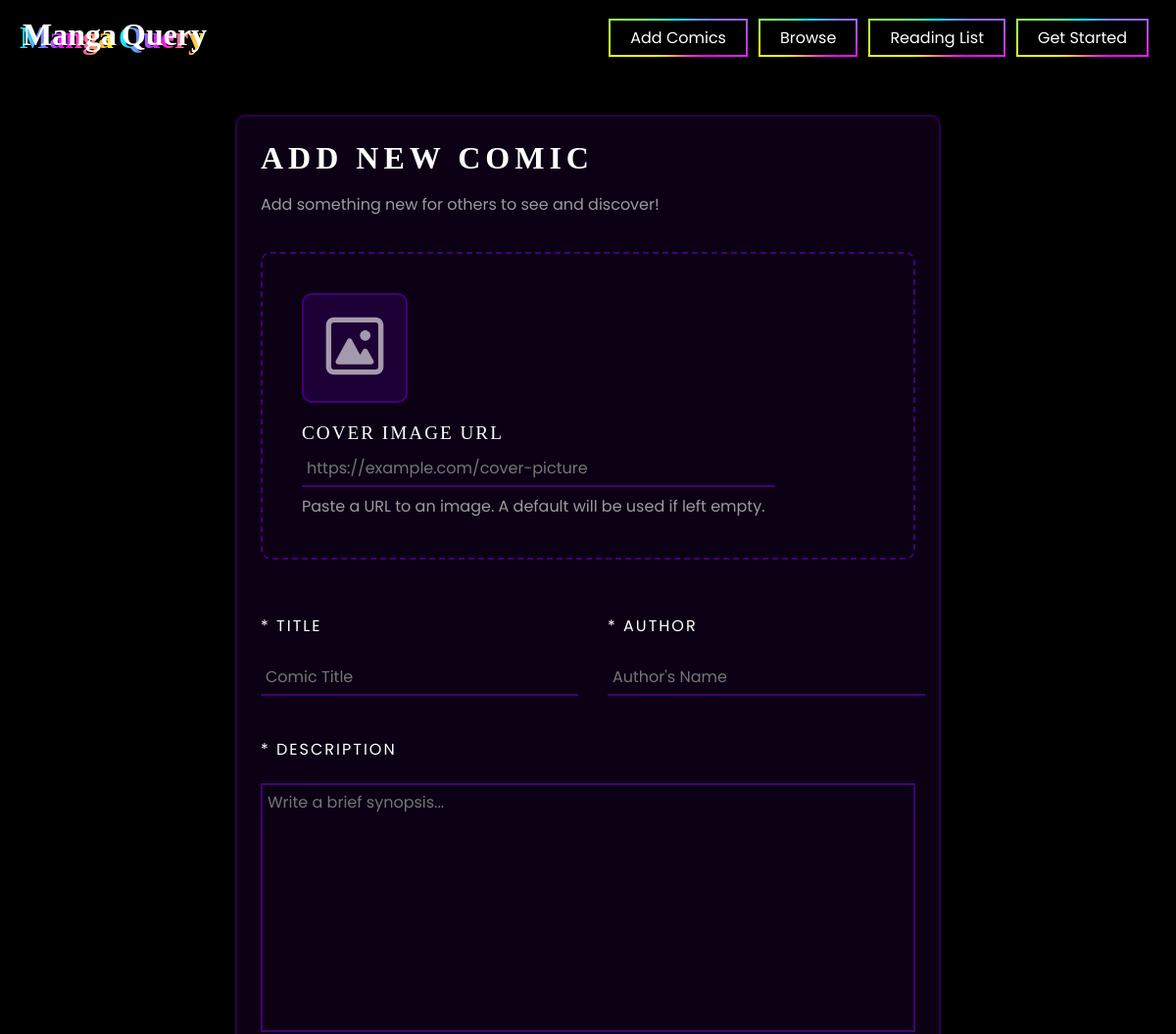
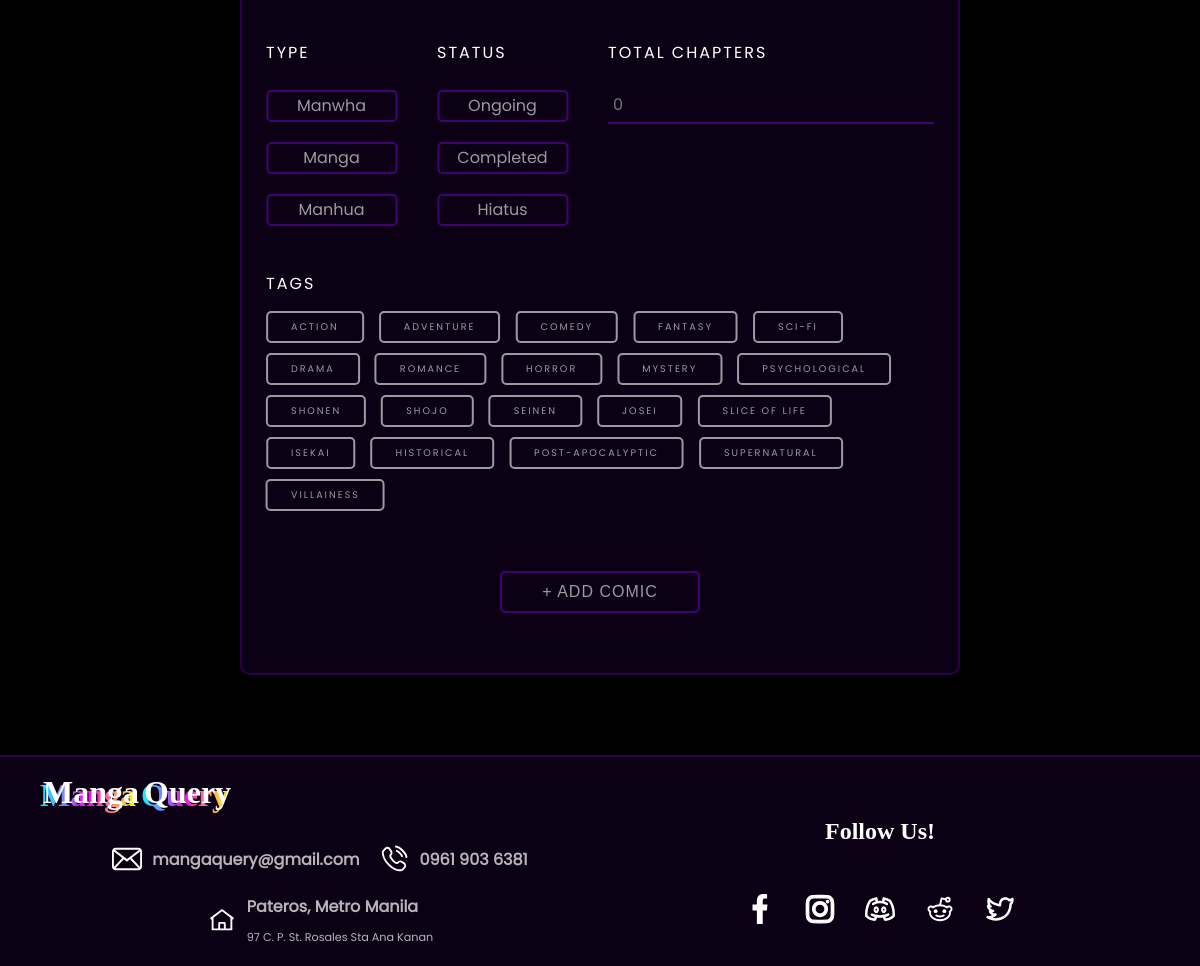
The app's page /add-comic (signed in) with its own data (2 pictures, top to bottom).
### tables this page shows
CREATE TABLE comic_type(
    comic_type_id INTEGER PRIMARY KEY AUTOINCREMENT,
    type_name TEXT NOT NULL
);

CREATE TABLE comic_status(
    comic_status_id INTEGER PRIMARY KEY AUTOINCREMENT,
    status_name TEXT NOT NULL
);

CREATE TABLE tags(
    tags_id INTEGER PRIMARY KEY AUTOINCREMENT,
    tags_name TEXT NOT NULL
);

### app.py (the view)
@app.route("/add-comic", methods=["POST", "GET"])
@login_required
def add_comic():
    if request.method == "POST":
        image = request.form.get("image-url")
        title = request.form.get("title")
        author = request.form.get("author")
        description = request.form.get("description")
        selected_type = request.form.get("type")
        status = request.form.get("status")
        num_chapters = request.form.get("num_chapters")
        selected_tags = request.form.getlist("add-tag")
        status_id = None
        type_id = None
        if (
            not title
            or not description
            or not num_chapters
            or not image
            or not status
            or not selected_type
            or not author
            or not selected_tags
        ):
            flash("Missing Details, Please Complete the Needed Input")
            return redirect("/add-comic")
        try:
            existing_comic = db_execute(
                "SELECT comic_id FROM comics WHERE title = ?", title
            )
            if existing_comic:
                flash("Comic already exists", "error")
                return redirect("/add-comic")
            status_id = db_execute(
                "SELECT * FROM comic_status WHERE status_name = ?", status
            )
            type_id = db_execute(
                "SELECT * FROM comic_type WHERE type_name = ?", selected_type
            )
            if not status_id or not type_id:
                flash("Invalid Input, Please Try Again")
                return redirect("/add-comic")
            status_id = status_id[0]["comic_status_id"]
            type_id = type_id[0]["comic_type_id"]
        except Exception as e:
            print(f"Unexpected error: {e}")
            flash("An internal error occurred.")
            return redirect("/add-comic")
        try:
            db_execute(
                "INSERT OR IGNORE INTO comics (title, comic_description, num_of_chapters , cover_image, comic_type_id, comic_status_id) VALUES(?, ?, ?, ?, ?, ?)",
                title,
                description,
                num_chapters,
                image,
                type_id,
                status_id,
            )
            db_execute(
                "INSERT OR IGNORE INTO authors (name) VALUES (?)",
                author,
            )
        except Exception as e:
            print(f"Unexpected error: {e}")
            flash("An internal error occurred.")
            return redirect("/add-comic")
        try:
            author_id = db_execute("SELECT * FROM authors WHERE name = ?", author)
            comic_id = db_execute("SELECT * FROM comics WHERE title = ?", title)
            if not author_id or not comic_id:
                flash("Author or Comic Not Found")
                return redirect("/add-comic")
            author_id = author_id[0]["author_id"]
            comic_id = comic_id[0]["comic_id"]
            db_execute(
                "INSERT OR IGNORE INTO author_works (author_id , comic_id) VALUES(? , ?)",
                author_id,
                comic_id,
            )
        except Exception as e:
            print(f"Unexpected error: {e}")
            flash("An internal error occurred.")
            return redirect("/add-comic")
        try:
            for tag in selected_tags:
                comic_tags_id = db_execute(
                    "SELECT * FROM tags WHERE tags_name = ?", tag
                )
                if not comic_tags_id:
                    flash("Invalid Comic Tag")
                    return redirect("/add-comic")
                comic_tags_id = comic_tags_id[0]["tags_id"]
                db_execute(
                    "INSERT OR IGNORE INTO comic_tags (comic_id , tags_id) VALUES(? , ?)",
                    comic_id,
                    comic_tags_id,
                )
        except Exception as e:
            print(f"Unexpected error: {e}")
            flash("An internal error occurred.")
            return redirect("/add-comic")
        return redirect("/add-comic")
    else:
        comic_type = db_execute("SELECT type_name FROM comic_type")
        comic_status = db_execute("SELECT status_name FROM comic_status")
        comic_tags = db_execute("SELECT tags_name FROM tags")
        return render_template(
            "add_comics.html",
            tags=comic_tags,
            comic_type=comic_type,
            comic_status=comic_status,
        )

### app.py (called while the page is built)
def login_required(f):
    @wraps(f)
    def decorated_function(*args, **kwargs):
        if session.get("user_id") is None:
            return redirect("/login")
        return f(*args, **kwargs)
    return decorated_function

def get_db_connection():
    conn = sqlite3.connect("manga_query.db")
    conn.row_factory = sqlite3.Row
    return conn

def db_execute(q, *args):
    conn = get_db_connection()
    try:
        cursor = conn.execute(q, args)
        conn.commit()
        if q.strip().upper().startswith("SELECT"):
            return cursor.fetchall()
        return None
    finally:
        conn.close()

### templates/add_comics.html (shortened to what this page needs)
{% extends 'layout.html' %} {% block title %}MangaQuery{% endblock%} {% block
styles %}
<link
  rel="stylesheet"
  href="{{ url_for('static', filename='/add_comic.css') }}"
/>
{% endblock%} {% block main %}
<div class="add-comic">
  <form class="add-comic" action="/add-comic" method="POST">
    <div class="add-comic-title">
      <h3>Add New Comic</h3>
      <p>Add something new for others to see and discover!</p>
    </div>
    <div class="add-picture">
      <div class="picture">
      </div>
      <div class="add-picture-info">
        <h4>Cover Image URL</h4>
        <input
          type="text"
          name="image-url"
          placeholder="https://example.com/cover-picture"
        />
        <p>Paste a URL to an image. A default will be used if left empty.</p>
      </div>
    </div>
    <div class="add-comic-details">
      <div class="details-wrapper">
        <div>
          <label for="add-title">* Title</label>
          <input
            type="text"
            id="add-title"
            name="title"
            placeholder="Comic Title"
          />
        </div>
        <div>
          <label for="add-author">* Author</label>
          <input
            type="text"
            id="add-author"
            name="author"
            placeholder="Author's Name"
            required
          />
        </div>
      </div>
      <div>
        <label for="add-description">* Description</label>
        <textarea
          id="add-description"
          name="description"
          placeholder="Write a brief synopsis..."
          required
        ></textarea>
      </div>
      <div class="more-details">
        <div>
          <label for="add-type">Type</label>
          <div>
            {% for type in comic_type %}
            <div class="choices">
              <input
                name="type"
                id="add-type"
                type="radio"
                value="{{type.type_name}}"
              />
              <p>{{type.type_name}}</p>
            </div>
            {% endfor %}
          </div>
        </div>
        <div>
          <label for="add-status">Status</label>
          <div>
            {% for status in comic_status %}
            <div class="choices">
              <input
                name="status"
                id="add-status"
                type="radio"
                value="{{status.status_name}}"
              />
              <p>{{status.status_name}}</p>
            </div>
            {% endfor %}
          </div>
        </div>
        <div>
          <label for="add-num-chapters">Total Chapters</label>
          <input
            type="number"
            name="num_chapters"
            id="add-num-chapters"
            min="0"
            placeholder="0"
          />
        </div>
      </div>
      <div>
        <label>Tags</label>
        <div class="button-group">
          {% for tag in tags %}
          <div class="choices-button">
            <input
              type="checkbox"
              name="add-tag"
              value="{{tag.tags_name}}"
              id="tag-{{loop.index}}"
              class="hidden-checkbox"
            />
            <label for="tag-{{ loop.index }}" class="custom-button">
              {{tag.tags_name}}
            </label>
          </div>
          {% endfor %}
        </div>
      </div>
    </div>
    <button type="submit">+ Add Comic</button>
  </form>
</div>
{%endblock%}

### templates/layout.html (shortened to what this page needs)
<!doctype html>
<html lang="en">
  <head>
    <link
      rel="stylesheet"
      href="{{ url_for('static', filename='/index.css') }}"
    />
    {% block styles %} {% endblock %}
  </head>
  <body>
    <nav>
      <a href="/">
        <div class="title">
          <h2>Manga</h2>
          <span>Query</span>
        </div>
      </a>
      <div class="nav-buttons-container">
        <div class="nav-button-wrapper">
          <button class="login" onclick="window.location.href = '/add-comic'">
            Add Comics
          </button>
        </div>
        <div class="nav-button-wrapper">
          <button class="browse" onclick="window.location.href = '/browse'">
            Browse
          </button>
        </div>
        <div class="nav-button-wrapper">
          <button class="list" onclick="window.location.href = '/reading-list'">
            Reading List
          </button>
        </div>
        <div class="nav-button-wrapper">
          <button
            class="get-started"
            onclick="window.location.href = '/register'"
          >
            Get Started
          </button>
        </div>
      </div>
    </nav>
    <main>{% block main%} {%endblock%}</main>
    <footer>
      <div class="footer-info">
        <div>
          <div class="title">
            <h2>Manga</h2>
            <span>Query</span>
          </div>
          <div class="contact-info">
            <div>
              <h5>mangaquery@gmail.com</h5>
            </div>
            <div>
              <h5>0961 903 6381</h5>
            </div>
            <div class="address">
              <div>
                <h5>Pateros, Metro Manila</h5>
                <p>97 C. P. St. Rosales Sta Ana Kanan</p>
              </div>
            </div>
          </div>
        </div>
      </div>
      <div class="social-media">
        <h3>Follow Us!</h3>
        <div>
          <button
            class="facebook"
            data-social="Facebook"
            aria-label="'Follow us on Facebook"
            style="--accent-color: #19478a"
          >
          </button>
          <button
            class="instagram"
            aria-label="'Follow us on Instagram"
            data-social="Instagram"
            style="--accent-color: #dc2b7a"
          >
          </button>
          <button
            class="discord"
            aria-label="'Follow us on Discord"
            data-social="Discord"
            style="--accent-color: #5865f1"
          >
          </button>
          <button
            class="reddit"
            data-social="Reddit"
            aria-label="'Follow us on Reddit"
            style="--accent-color: #ff4501"
          >
          </button>
          <button
            class="twitter"
            data-social="Twitter"
            aria-label="'Follow us on Twitter"
            style="--accent-color: #01aeef"
          >
          </button>
        </div>
      </div>
    </footer>
  </body>
</html>

### static/index.css (style rules this page uses)
body { background-color: #000000; margin: 0; padding: 0; }
.nav-buttons-container { margin-right: 10px; display: flex; gap: 15px; }
.nav-button-wrapper::before, .nav-button-wrapper::after { position: absolute; padding: 2px; content: ""; width: 100%; height: 100%; background-image: conic-gradient( from var(--angle), #00ffff, #ff00ff, #ffff00, #00ffff ); top: 50; right: 50; transform: translateX(50%), translateY(50%); z-index: 0; animation: spin 5s linear infinite; animation-play-state: paused; }
.nav-button-wrapper::after { opacity: 0; filter: blur(10px); }
.title { display: flex; gap: 5px; }
.title h2, .title span { font-size: clamp(2rem, 2vw, 2.5rem); font-weight: 900; font-family: Verdana; margin: 0; background-image: linear-gradient(to right, #00ffff, #ff00ff, #ffff00); background-clip: text; color: transparent; text-shadow: 3px -3px 0 white; }
.footer-info, .social-media { flex: 1; }
.footer-info div { display: flex; font-family: "Poppins"; flex-direction: column; }
.footer-info .title { flex-direction: row; margin-bottom: 30px; }
.footer-info .contact-info { display: flex; flex-direction: row; justify-content: center; gap: 20px; flex-wrap: wrap; }
.contact-info .address div { display: flex; flex-direction: column; align-items: flex-start; justify-content: flex-start; }
.social-media { display: flex; flex-direction: column; }
.social-media { align-items: center; }
.social-media div { display: flex; justify-content: center; gap: 20px; }
footer button { margin-top: 20px; width: 40px; height: 40px; border-radius: 50%; cursor: pointer; background-color: transparent; position: relative; transition: 0.3s ease; border: none; background-color: transparent; padding: 0; display: flex; justify-content: center; align-items: center; }
footer button::before { transition: 200ms cubic-bezier(0.42, 0, 0.44, 1.68); position: absolute; content: attr(data-social); width: 250%; height: 100%; background-color: var(--accent-color); left: 50%; top: 50%; transform: translateX(-50%) translateY(-200%) rotate(20deg); border-radius: 25px; color: white; font-size: 1em; font-family: "Poppins"; display: flex; justify-content: center; align-items: center; opacity: 0; }
footer button::after { transition: 200ms cubic-bezier(0.42, 0, 0.44, 1.68); position: absolute; content: ""; background-color: transparent; left: 50%; top: 50%; width: 0; height: 0; transform: translateY(-400%) translateX(-50%) rotate(20deg); border-left: 8px solid transparent; border-right: 8px solid transparent; border-top: 10px solid var(--accent-color); opacity: 0; }

### records on screen
comic_type: type_name "Manwha"
comic_type: type_name "Manga"
comic_type: type_name "Manhua"
comic_status: status_name "Ongoing"
comic_status: status_name "Completed"
comic_status: status_name "Hiatus"
tags: tags_name "ACTION"
tags: tags_name "ADVENTURE"
tags: tags_name "COMEDY"
tags: tags_name "FANTASY"
tags: tags_name "SCI-FI"
tags: tags_name "DRAMA"
tags: tags_name "ROMANCE"
tags: tags_name "HORROR"
tags: tags_name "MYSTERY"
tags: tags_name "PSYCHOLOGICAL"
tags: tags_name "SHONEN"
tags: tags_name "SHOJO"
tags: tags_name "SEINEN"
tags: tags_name "JOSEI"
tags: tags_name "SLICE OF LIFE"
tags: tags_name "ISEKAI"
tags: tags_name "HISTORICAL"
tags: tags_name "POST-APOCALYPTIC"
tags: tags_name "SUPERNATURAL"
tags: tags_name "VILLAINESS"
